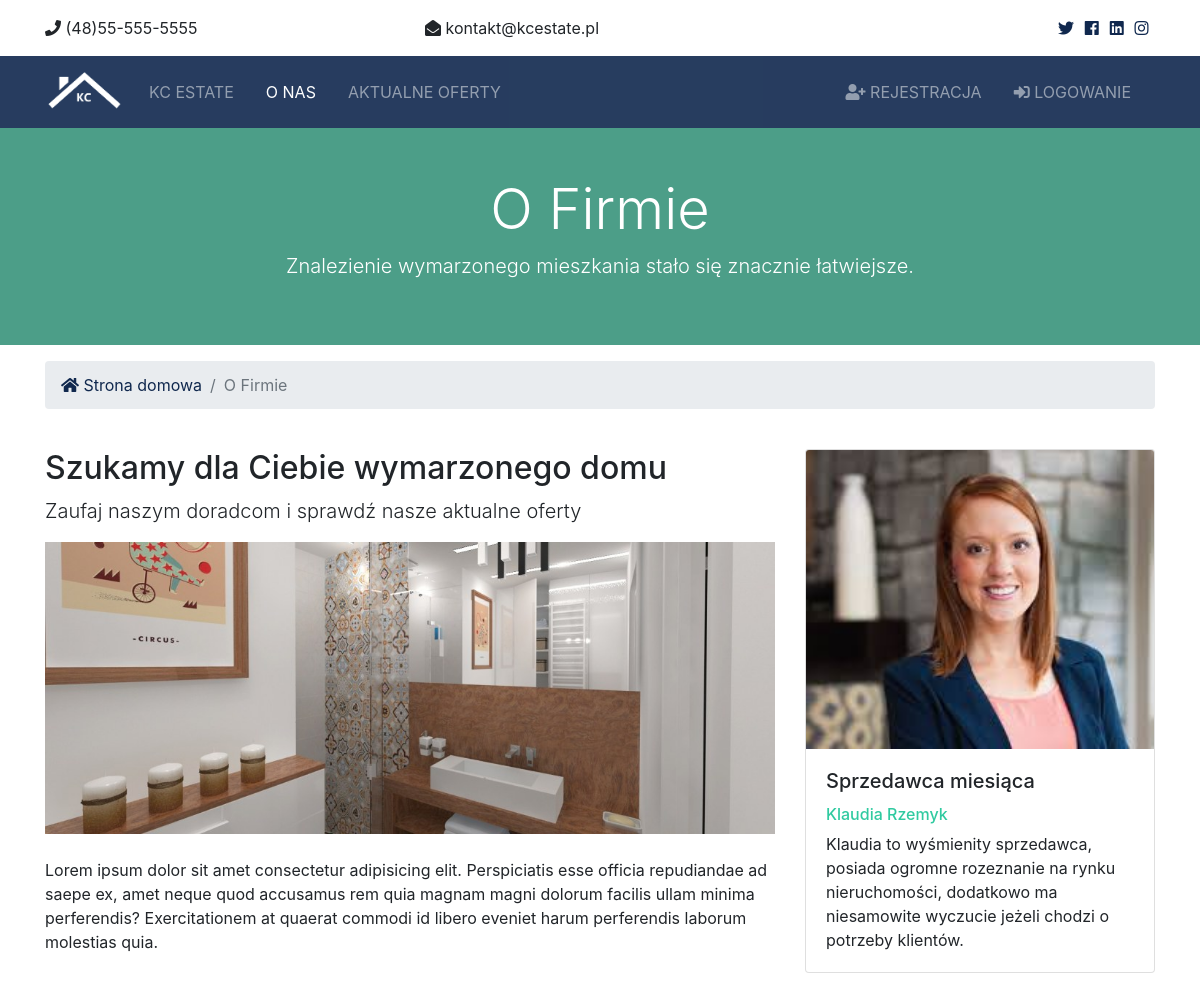
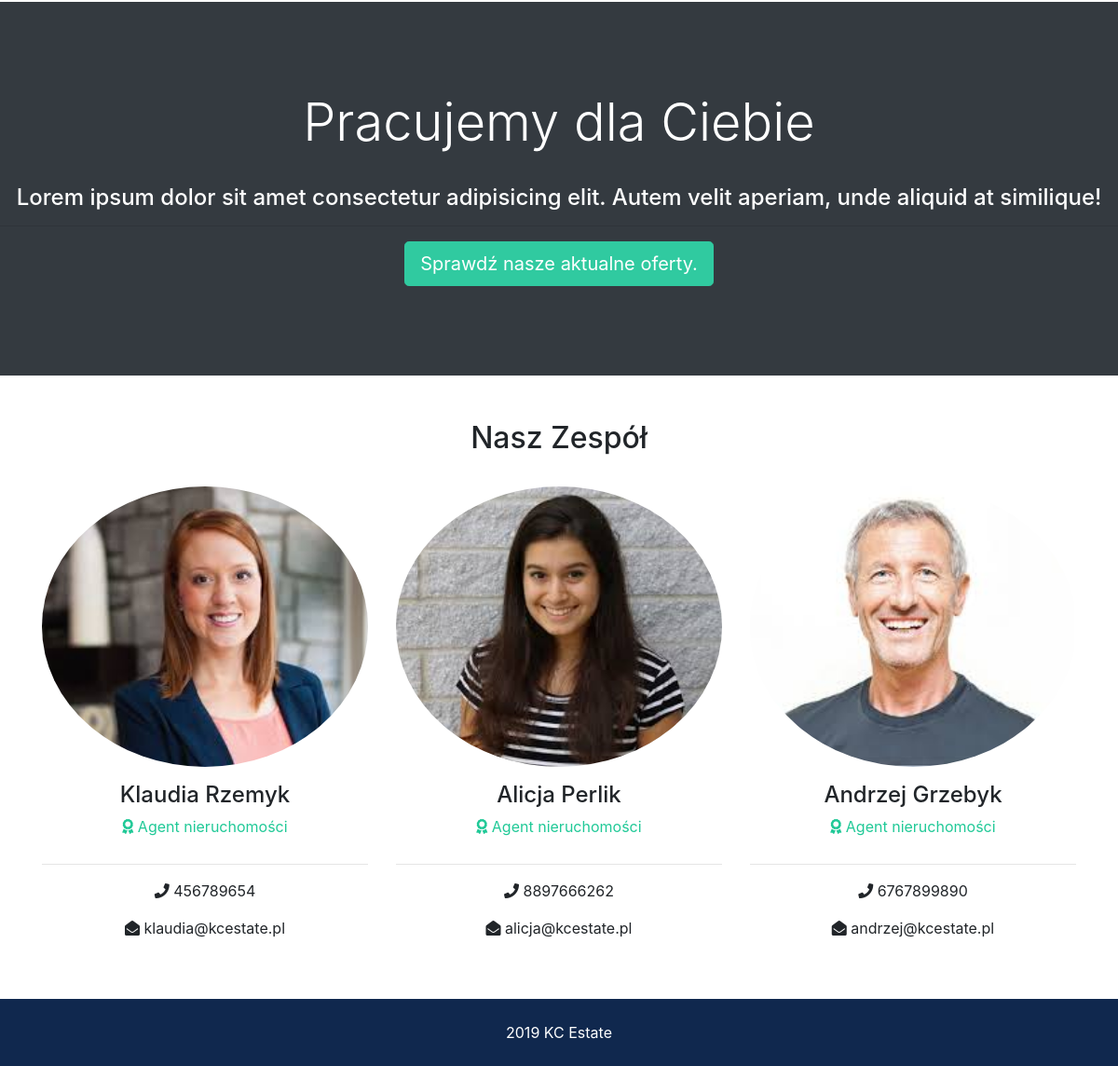
/about, run on the app's committed database (2 pictures, top to bottom).
### realtors/models.py (models this page shows, shortened)
class Agenci(models.Model):
    nazwa = models.CharField(max_length=200)
    zdjecie = models.ImageField(upload_to='photos/%Y/%m/%d/')
    opis = models.TextField(blank=True)
    telefon = models.CharField(max_length=20)
    email = models.CharField(max_length=50)
    czy_sprzedawcam = models.BooleanField(default=False)
    data_zatrudnienia = models.DateTimeField(default=datetime.now)

### strony/views.py (the view)
# urls.py: path('about', views.about, name='about'),
def about(request):
    agenci = Agenci.objects.order_by('-data_zatrudnienia')
    sprzedawca_miesiaca = Agenci.objects.all().filter(czy_sprzedawcam=True)
    context = {
        'agenci': agenci,
        'sprzedawca_miesiaca': sprzedawca_miesiaca,
    }
    return render(request,'strony/about.html',context)

### templates/strony/about.html
<!DOCTYPE html>
{% extends 'base.html' %}
{% load static %}
{% block content %}
<section id="showcase-inner" class="py-5 text-white">
  <div class="container">
    <div class="row text-center">
      <div class="col-md-12">
        <h1 class="display-4">O Firmie</h1>
        <p class="lead">Znalezienie wymarzonego mieszkania stało się znacznie łatwiejsze.</p>
      </div>
    </div>
  </div>
</section>
<section id="bc" class="mt-3">
  <div class="container">
    <nav aria-label="breadcrumb">
      <ol class="breadcrumb">
        <li class="breadcrumb-item">
          <a href="{% url 'index' %}">
            <i class="fas fa-home"></i> Strona domowa</a>
        </li>
        <li class="breadcrumb-item active">O Firmie</li>
      </ol>
    </nav>
  </div>
</section>
<section id="about" class="py-4">
  <div class="container">
    <div class="row">
      <div class="col-md-8">
        <h2>Szukamy dla Ciebie wymarzonego domu</h2>
        <p class="lead"> Zaufaj naszym doradcom i sprawdź nasze aktualne oferty  </p>
        <img src="{% static 'img/about.jpg' %}" alt="">
        <p class="mt-4">Lorem ipsum dolor sit amet consectetur adipisicing elit. Perspiciatis esse officia repudiandae ad saepe ex, amet
          neque quod accusamus rem quia magnam magni dolorum facilis ullam minima perferendis? Exercitationem at quaerat
          commodi id libero eveniet harum perferendis laborum molestias quia.</p>
      </div>
      <div class="col-md-4">
        {% if sprzedawca_miesiaca %}
          {% for agent in sprzedawca_miesiaca %}
          <div class="card">
            <img class="card-img-top" src="{{ agent.zdjecie.url }}" alt="Seller of the month">
            <div class="card-body">
              <h5 class="card-title">Sprzedawca miesiąca</h5>
              <h6 class="text-secondary">{{agent.nazwa}}</h6>
              <p class="card-text">{{agent.opis}}</p>
            </div>
          {% endfor %}
        {% endif %}
        </div>
      </div>
    </div>
  </div>
</section>
<section id="work" class="bg-dark text-white text-center">
  <h2 class="display-4">Pracujemy dla Ciebie</h2>
  <br>
  <h4>Lorem ipsum dolor sit amet consectetur adipisicing elit. Autem velit aperiam, unde aliquid at similique!</h4>
  <hr>
  <a href="{% url 'listings' %}" class="btn btn-secondary text-white btn-lg">Sprawdź nasze aktualne oferty.</a>
</section>
<section id="team" class="py-5">
  <div class="container">
    <h2 class="text-center">Nasz Zespół</h2>
    <br>
    <div class="row text-center">
       {% if agenci %}
         {% for agent in agenci %}
          <div class="col-md-4">
           <img src="{{ agent.zdjecie.url }}" alt="" class="rounded-circle mb-3">
           <h4>{{ agent.nazwa }}</h4>
           <p class="text-success">
             <i class="fas fa-award text-success mb-3"></i> Agent nieruchomości </p>
           <hr>
           <p>
             <i class="fas fa-phone"></i> {{ agent.telefon }}</p>
           <p>
             <i class="fas fa-envelope-open"></i> {{ agent.email }}</p>
         </div>
         {% endfor %}
       {% else %}
           <div class="col-md-12">
             <p> No Realtors Available</p>
           </div>
       {% endif %}
    </div>
  </div>
</section>
{% endblock %}

### Moj_projekt/static3/css/all.css (style rules this page uses)
.fa, .fas, .far, .fal, .fab { -moz-osx-font-smoothing: grayscale; -webkit-font-smoothing: antialiased; display: inline-block; font-style: normal; font-variant: normal; text-rendering: auto; line-height: 1; }
.fa-award:before { content: "\f559"; }
.fa-envelope-open:before { content: "\f2b6"; }
.fa-home:before { content: "\f015"; }
.fa-phone:before { content: "\f095"; }
.fa, .fas { font-family: 'Font Awesome 5 Free'; font-weight: 900; }

### Moj_projekt/static3/css/style.css (style rules this page uses)
.btn-secondary { color: #fff !important; }
img { width: 100%; }
#showcase-inner { background: url(../img/building1.jpg) no-repeat top center fixed/cover; position: relative; overflow: hidden; min-height: 200px; }
#showcase-inner::before { content: ''; position: absolute; top: 0; left: 0; min-height: 100%; width: 100%; background: rgba(32, 134, 107, 0.8); }
#work { padding: 6rem 0; }

### data on the page
Agenci: zdjecie (picture), nazwa "Klaudia Rzemyk", opis "Klaudia to wyśmienity sprzedawca, posiada ogromne rozeznanie na rynku nieruchomości, dodatkowo ma niesamowite wyczucie jeżeli chodzi o potrzeby klientów.", telefon "456789654", email "klaudia@kcestate.pl"
Agenci: zdjecie (picture), nazwa "Alicja Perlik", telefon "8897666262", email "alicja@kcestate.pl"
Agenci: zdjecie (picture), nazwa "Andrzej Grzebyk", telefon "6767899890", email "andrzej@kcestate.pl"
